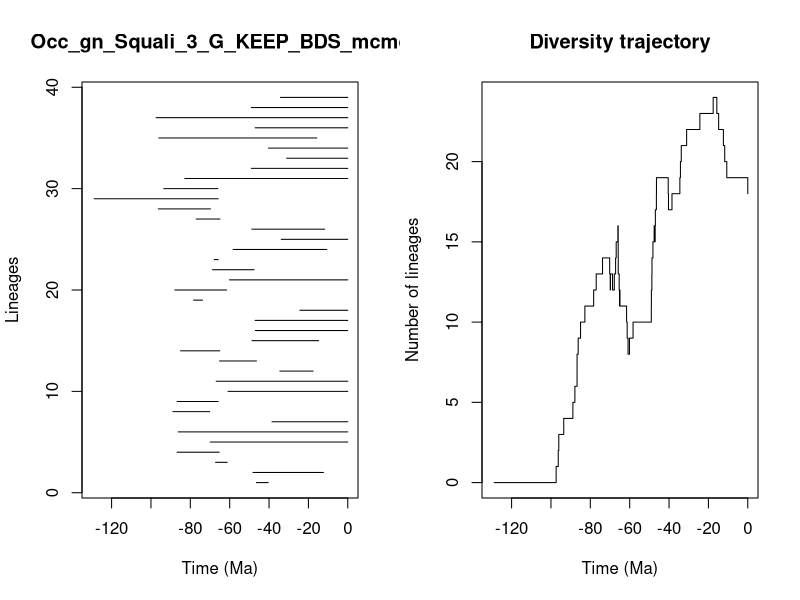

Recreate this plot in R.


pdf(file='../Results/Genus/5_MA_bins_EP_FT/pyrate_mcmc_logs/Occ_gn_Squali_3_G_KEEP_BDS_mcmc_LTT.pdf',width=0.6*20, height=0.6*10)
title = "Occ_gn_Squali_3_G_KEEP_BDS_mcmc"
ts=c(46.433470874454024, 48.18322442548625,67.15609304380683,86.7401102766612,69.89272140959888,86.16763209910786,38.51005428885562,88.86201642045508,86.7280739458996,60.83516389627519,66.85439115735585,34.50697417731202,65.16325247612801,84.96770415062787,48.666464471876,46.95032955851077,47.066783968480024,24.34173889701187,78.31320806023278,87.84161249942704,60.10563738498611,68.72558195190183,67.81888354516127,58.28761641349196,33.79345145809413,48.73400459972273,77.01082499378778,96.29059703521247,128.84046589824067,93.4995553461112,82.77098333784524,48.96969583640264,31.06669014693296,40.286420942047364,96.022160791377,47.055603997328056,97.36684840643264,49.01592700400208,34.21281561155652)
te=c(40.42629998893188, 12.389201772629272,61.27384908917266,65.33955618738264,0.0,0.0,0.0,70.16449671707856,65.81824513853486,0.0,0.0,17.58324620815305,46.3962793749568,65.04354062020737,14.803460436791731,0.0,0.0,0.0,73.80045654407019,61.5762677991592,0.0,47.56782971372064,65.83652742118997,10.667666832950783,0.0,11.72071011490016,64.92837783228028,69.77626003108573,65.83611307321029,66.00505041905225,0.0,0.0,0.0,0.0,15.727792848957094,0.0,0.0,0.0,0.0)
div_traj=c(0, 1,2,3,4,5,6,7,8,9,10,11,12,13,14,13,12,13,12,13,14,15,16,15,14,13,12,11,12,11,10,9,8,9,10,11,12,13,14,15,16,15,16,17,18,19,18,17,18,19,20,21,22,23,24,23,22,21,20,19,18)
time_events=c(128.84046589824067, 97.36684840643264,96.29059703521247,96.022160791377,93.4995553461112,88.86201642045508,87.84161249942704,86.7401102766612,86.7280739458996,86.16763209910786,84.96770415062787,82.77098333784524,78.31320806023278,77.01082499378778,73.80045654407019,70.16449671707856,69.89272140959888,69.77626003108573,68.72558195190183,67.81888354516127,67.15609304380683,66.85439115735585,66.00505041905225,65.83652742118997,65.83611307321029,65.81824513853486,65.33955618738264,65.16325247612801,65.04354062020737,64.92837783228028,61.5762677991592,61.27384908917266,60.83516389627519,60.10563738498611,58.28761641349196,49.01592700400208,48.96969583640264,48.73400459972273,48.666464471876,48.18322442548625,47.56782971372064,47.066783968480024,47.055603997328056,46.95032955851077,46.433470874454024,46.3962793749568,40.42629998893188,40.286420942047364,38.51005428885562,34.50697417731202,34.21281561155652,33.79345145809413,31.06669014693296,24.34173889701187,17.58324620815305,15.727792848957094,14.803460436791731,12.389201772629272,11.72071011490016,10.667666832950783,0.0)
                par(mfrow=c(1,2))
                L = length(ts)
                plot(ts, 1:L , xlim=c(-max(ts)-1,0), pch=20, type="n", main=title,xlab="Time (Ma)",ylab="Lineages")
                for (i in 1:L){segments(x0=-te[i],y0=i,x1=-ts[i],y1=i)}    
                t = -time_events
                plot(div_traj ~ t,type="s", main = "Diversity trajectory",xlab="Time (Ma)",ylab="Number of lineages",xlim=c(-max(ts)-1,0))
                abline(v=c(65,200,251,367,445),lty=2,col="gray")
                
